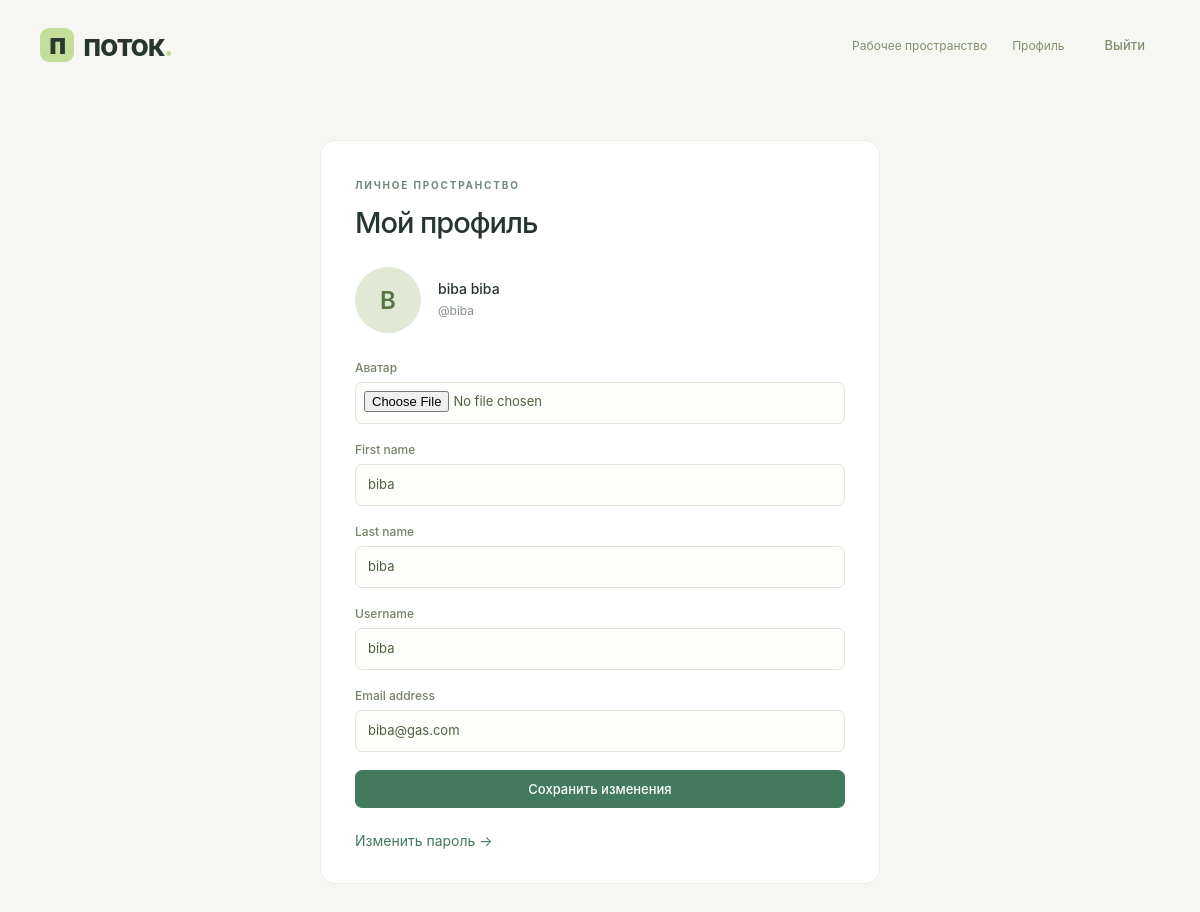
Page /user/profile/ (signed in) on the committed database.
### users/models.py (models this page shows, shortened)
class User(AbstractUser):
    image = models.ImageField(upload_to='users_image', blank=True, null=True, verbose_name='Аватар')
    class Meta:
        db_table = 'user'
        verbose_name = 'Пользователя'
        verbose_name_plural = 'Пользователи'

### users/views.py (the view)
# urls.py: path('profile/', views.profile, name='profile'),
@login_required
def profile(request):
    form = ProfileForm(request.POST or None, request.FILES or None, instance=request.user)
    if request.method == 'POST' and form.is_valid():
        form.save()
        messages.success(request, 'Профиль обновлён.')
        return redirect('user:profile')
    return render(request, 'users/profile.html', {'form': form})

### users/forms.py (shortened to what this page needs)
class ProfileForm(forms.ModelForm):
    class Meta:
        model = User
        fields = ['image', 'first_name', 'last_name', 'username', 'email']

### users/templates/users/profile.html (shortened to what this page needs)
{% extends 'main/layout.html' %}
{% block content %}
<section class="form-page"><span class="eyebrow">ЛИЧНОЕ ПРОСТРАНСТВО</span><h1>Мой профиль</h1>
<div class="profile-preview">{% if user.image %}<img class="avatar large" src="{{ user.image.url }}" alt="Ваш аватар">{% else %}<span class="avatar large">{{ user.username|first|upper }}</span>{% endif %}<div><strong>{{ user.get_full_name|default:user.username }}</strong><p class="muted">@{{ user.username }}</p></div></div>
<form method="post" enctype="multipart/form-data" class="stack-form">{% csrf_token %}{{ form.non_field_errors }}
{% for field in form %}<div class="field"><label for="{{ field.id_for_label }}">{{ field.label }}</label>{{ field }}{{ field.errors }}</div>{% endfor %}
<button class="button primary">Сохранить изменения</button></form>
<a class="text-link" href="{% url 'user:password' %}">Изменить пароль →</a></section>
{% endblock %}

### main/static/main/css/main.css (style rules this page uses)
:root { --ink:#27352f; --muted:#87908b; --accent:#43795f; --accent-light:#e8f1e9; --line:#e8ebe6; --paper:#fff; --canvas:#f6f7f3; --sidebar:#222f2b; --radius:12px; --shadow:0 2px 4px #24382a04,0 8px 28px #24382a06; font-family:Inter,"Segoe UI",Arial,sans-serif; color:var(--ink); font-size:14px; }
* { box-sizing:border-box; }
body { margin:0; background:var(--canvas); }
button,input,textarea,select { font:inherit; }
button,a,input,select,textarea { -webkit-tap-highlight-color:transparent; }
button { cursor:pointer; }
a { color:inherit; text-decoration:none; }
button { color:inherit; }
button,select { touch-action:manipulation; }
h1,h2,h3,p { margin-top:0; }
h1,h2,h3 { letter-spacing:-.035em; }
input,select,textarea { max-width:100%; }
::placeholder { color:#9aa19c; }
.button { display:inline-flex; align-items:center; justify-content:center; gap:8px; border:1px solid #dde2da; background:white; border-radius:7px; padding:9px 14px; font-weight:500; font-size:13px; white-space:nowrap; line-height:1.4; transition:background .15s,box-shadow .15s; }
.button.primary { background:var(--accent); color:white; border-color:var(--accent); }
.muted { color:var(--muted); line-height:1.65; }
.eyebrow { font-size:10px; font-weight:650; letter-spacing:1.8px; color:#6f8978; }
.text-link { display:inline-block; margin-top:24px; color:var(--accent); }
.avatar { width:32px; height:32px; display:inline-flex; align-items:center; justify-content:center; border-radius:50%; background:#e1e9d5; color:#597445; font-size:12px; font-weight:600; object-fit:cover; flex-shrink:0; }
.avatar.large { width:66px; height:66px; font-size:24px; }
.stack-form { display:flex; flex-direction:column; gap:18px; }
.field { display:flex; flex-direction:column; gap:7px; min-width:0; }
.field>label { font-size:11px; color:#748267; font-weight:500; }
.field input:not([type=checkbox]),.field select,.field textarea { border:1px solid #dfe5d7; border-radius:7px; background:#fdfefb; padding:10px 12px; width:100%; color:#4f6042; line-height:1.5; font-size:12px; }
.field input[type=file] { padding:8px; }
.form-page { max-width:560px; padding:34px; background:white; border:1px solid var(--line); border-radius:15px; margin:20px auto; }
.form-page h1 { font-size:29px; font-weight:550; margin:13px 0 22px; }
.profile-preview { display:flex; gap:17px; align-items:center; padding:5px 0 27px; }
.profile-preview p { font-size:12px; margin:4px 0 0; }
.profile-preview strong { font-weight:550; }
.field>label { font-size:12px; }
.field input:not([type=checkbox]),.field select,.field textarea { font-size:13px; }
.form-page .field input { min-height:42px; }

### rows in the picture
User: username|first "B", get_full_name "biba biba", username "biba", form "biba" "biba" "biba" "biba@gas.com"

### other values in the picture
{{ field.label }} "Аватар" "First name" "Last name" "Username" "Email address"
